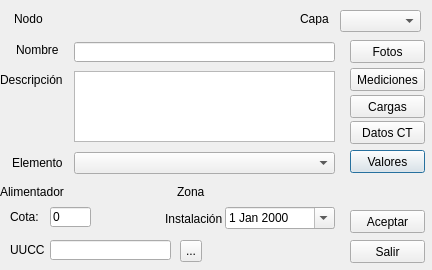
<?xml version="1.0" encoding="UTF-8"?>
<ui version="4.0">
 <class>Dialog</class>
 <widget class="QDialog" name="Dialog">
  <property name="windowModality">
   <enum>Qt::ApplicationModal</enum>
  </property>
  <property name="geometry">
   <rect>
    <x>0</x>
    <y>0</y>
    <width>432</width>
    <height>270</height>
   </rect>
  </property>
  <property name="windowTitle">
   <string>Nodo</string>
  </property>
  <property name="inputMethodHints">
   <set>Qt::ImhNone</set>
  </property>
  <widget class="QLineEdit" name="txtNombre">
   <property name="geometry">
    <rect>
     <x>74</x>
     <y>42</y>
     <width>261</width>
     <height>20</height>
    </rect>
   </property>
  </widget>
  <widget class="QComboBox" name="cmbCapa">
   <property name="geometry">
    <rect>
     <x>340</x>
     <y>10</y>
     <width>81</width>
     <height>22</height>
    </rect>
   </property>
  </widget>
  <widget class="QLineEdit" name="txtCota">
   <property name="geometry">
    <rect>
     <x>50</x>
     <y>207</y>
     <width>41</width>
     <height>20</height>
    </rect>
   </property>
   <property name="text">
    <string>0</string>
   </property>
  </widget>
  <widget class="QDateEdit" name="datInstalacion">
   <property name="geometry">
    <rect>
     <x>225</x>
     <y>207</y>
     <width>110</width>
     <height>22</height>
    </rect>
   </property>
   <property name="calendarPopup">
    <bool>true</bool>
   </property>
  </widget>
  <widget class="QLabel" name="label">
   <property name="geometry">
    <rect>
     <x>14</x>
     <y>12</y>
     <width>47</width>
     <height>13</height>
    </rect>
   </property>
   <property name="text">
    <string>Nodo</string>
   </property>
  </widget>
  <widget class="QLabel" name="lblNodo">
   <property name="geometry">
    <rect>
     <x>76</x>
     <y>11</y>
     <width>91</width>
     <height>16</height>
    </rect>
   </property>
   <property name="text">
    <string>&lt;automático&gt;</string>
   </property>
  </widget>
  <widget class="QComboBox" name="cmbElemento">
   <property name="geometry">
    <rect>
     <x>74</x>
     <y>152</y>
     <width>261</width>
     <height>22</height>
    </rect>
   </property>
  </widget>
  <widget class="QLabel" name="label_3">
   <property name="geometry">
    <rect>
     <x>16</x>
     <y>42</y>
     <width>50</width>
     <height>16</height>
    </rect>
   </property>
   <property name="text">
    <string>Nombre</string>
   </property>
  </widget>
  <widget class="QLabel" name="label_4">
   <property name="geometry">
    <rect>
     <x>0</x>
     <y>72</y>
     <width>71</width>
     <height>16</height>
    </rect>
   </property>
   <property name="text">
    <string>Descripción</string>
   </property>
  </widget>
  <widget class="QLabel" name="label_5">
   <property name="geometry">
    <rect>
     <x>300</x>
     <y>12</y>
     <width>47</width>
     <height>13</height>
    </rect>
   </property>
   <property name="text">
    <string>Capa</string>
   </property>
  </widget>
  <widget class="QLabel" name="label_6">
   <property name="geometry">
    <rect>
     <x>12</x>
     <y>155</y>
     <width>50</width>
     <height>16</height>
    </rect>
   </property>
   <property name="text">
    <string>Elemento</string>
   </property>
  </widget>
  <widget class="QLabel" name="lblZona">
   <property name="geometry">
    <rect>
     <x>209</x>
     <y>182</y>
     <width>90</width>
     <height>20</height>
    </rect>
   </property>
   <property name="frameShape">
    <enum>QFrame::NoFrame</enum>
   </property>
   <property name="text">
    <string>&lt;desc.&gt;</string>
   </property>
   <property name="alignment">
    <set>Qt::AlignLeading|Qt::AlignLeft|Qt::AlignVCenter</set>
   </property>
  </widget>
  <widget class="QLabel" name="lblAlimentador">
   <property name="geometry">
    <rect>
     <x>76</x>
     <y>182</y>
     <width>91</width>
     <height>20</height>
    </rect>
   </property>
   <property name="frameShape">
    <enum>QFrame::NoFrame</enum>
   </property>
   <property name="text">
    <string>&lt;desc.&gt;</string>
   </property>
  </widget>
  <widget class="QLabel" name="label_9">
   <property name="geometry">
    <rect>
     <x>10</x>
     <y>210</y>
     <width>47</width>
     <height>13</height>
    </rect>
   </property>
   <property name="text">
    <string>Cota:</string>
   </property>
  </widget>
  <widget class="QLabel" name="label_10">
   <property name="geometry">
    <rect>
     <x>165</x>
     <y>212</y>
     <width>80</width>
     <height>13</height>
    </rect>
   </property>
   <property name="text">
    <string>Instalación</string>
   </property>
  </widget>
  <widget class="QPushButton" name="cmdValores">
   <property name="enabled">
    <bool>true</bool>
   </property>
   <property name="geometry">
    <rect>
     <x>350</x>
     <y>150</y>
     <width>75</width>
     <height>23</height>
    </rect>
   </property>
   <property name="text">
    <string>Valores</string>
   </property>
   <property name="checkable">
    <bool>false</bool>
   </property>
   <property name="checked">
    <bool>false</bool>
   </property>
   <property name="flat">
    <bool>false</bool>
   </property>
  </widget>
  <widget class="QPushButton" name="cmdAceptar">
   <property name="geometry">
    <rect>
     <x>350</x>
     <y>210</y>
     <width>75</width>
     <height>23</height>
    </rect>
   </property>
   <property name="text">
    <string>Aceptar</string>
   </property>
   <property name="shortcut">
    <string>Return</string>
   </property>
  </widget>
  <widget class="QLabel" name="lblSubzona">
   <property name="geometry">
    <rect>
     <x>300</x>
     <y>182</y>
     <width>91</width>
     <height>20</height>
    </rect>
   </property>
   <property name="frameShape">
    <enum>QFrame::NoFrame</enum>
   </property>
   <property name="text">
    <string/>
   </property>
   <property name="alignment">
    <set>Qt::AlignLeading|Qt::AlignLeft|Qt::AlignVCenter</set>
   </property>
  </widget>
  <widget class="QTextEdit" name="txtDescripcion">
   <property name="geometry">
    <rect>
     <x>74</x>
     <y>71</y>
     <width>261</width>
     <height>71</height>
    </rect>
   </property>
  </widget>
  <widget class="QLabel" name="label_7">
   <property name="geometry">
    <rect>
     <x>0</x>
     <y>184</y>
     <width>70</width>
     <height>16</height>
    </rect>
   </property>
   <property name="text">
    <string>Alimentador</string>
   </property>
  </widget>
  <widget class="QLabel" name="label_8">
   <property name="geometry">
    <rect>
     <x>177</x>
     <y>184</y>
     <width>30</width>
     <height>16</height>
    </rect>
   </property>
   <property name="text">
    <string>Zona</string>
   </property>
  </widget>
  <widget class="QPushButton" name="cmdSalir">
   <property name="geometry">
    <rect>
     <x>350</x>
     <y>240</y>
     <width>75</width>
     <height>23</height>
    </rect>
   </property>
   <property name="text">
    <string>Salir</string>
   </property>
   <property name="shortcut">
    <string>Esc</string>
   </property>
  </widget>
  <widget class="QPushButton" name="cmdDatosCt">
   <property name="enabled">
    <bool>true</bool>
   </property>
   <property name="geometry">
    <rect>
     <x>350</x>
     <y>121</y>
     <width>75</width>
     <height>23</height>
    </rect>
   </property>
   <property name="text">
    <string>Datos CT</string>
   </property>
   <property name="checkable">
    <bool>false</bool>
   </property>
  </widget>
  <widget class="QLabel" name="label_11">
   <property name="geometry">
    <rect>
     <x>10</x>
     <y>243</y>
     <width>47</width>
     <height>13</height>
    </rect>
   </property>
   <property name="text">
    <string>UUCC</string>
   </property>
  </widget>
  <widget class="QLineEdit" name="txtUUCC">
   <property name="geometry">
    <rect>
     <x>50</x>
     <y>240</y>
     <width>121</width>
     <height>20</height>
    </rect>
   </property>
   <property name="text">
    <string/>
   </property>
  </widget>
  <widget class="QToolButton" name="cmdUUCC">
   <property name="geometry">
    <rect>
     <x>180</x>
     <y>240</y>
     <width>22</width>
     <height>22</height>
    </rect>
   </property>
   <property name="text">
    <string>...</string>
   </property>
  </widget>
  <widget class="QLabel" name="lblAux">
   <property name="geometry">
    <rect>
     <x>160</x>
     <y>11</y>
     <width>91</width>
     <height>16</height>
    </rect>
   </property>
   <property name="text">
    <string/>
   </property>
  </widget>
  <widget class="QPushButton" name="cmdFotos">
   <property name="enabled">
    <bool>true</bool>
   </property>
   <property name="geometry">
    <rect>
     <x>350</x>
     <y>40</y>
     <width>75</width>
     <height>23</height>
    </rect>
   </property>
   <property name="text">
    <string>Fotos</string>
   </property>
   <property name="checkable">
    <bool>false</bool>
   </property>
  </widget>
  <widget class="QPushButton" name="cmdCargas">
   <property name="enabled">
    <bool>true</bool>
   </property>
   <property name="geometry">
    <rect>
     <x>350</x>
     <y>95</y>
     <width>75</width>
     <height>23</height>
    </rect>
   </property>
   <property name="text">
    <string>Cargas</string>
   </property>
   <property name="checkable">
    <bool>false</bool>
   </property>
  </widget>
  <widget class="QPushButton" name="cmdMediciones">
   <property name="enabled">
    <bool>true</bool>
   </property>
   <property name="geometry">
    <rect>
     <x>350</x>
     <y>68</y>
     <width>75</width>
     <height>23</height>
    </rect>
   </property>
   <property name="text">
    <string>Mediciones</string>
   </property>
   <property name="checkable">
    <bool>false</bool>
   </property>
  </widget>
 </widget>
 <resources/>
 <connections/>
</ui>
